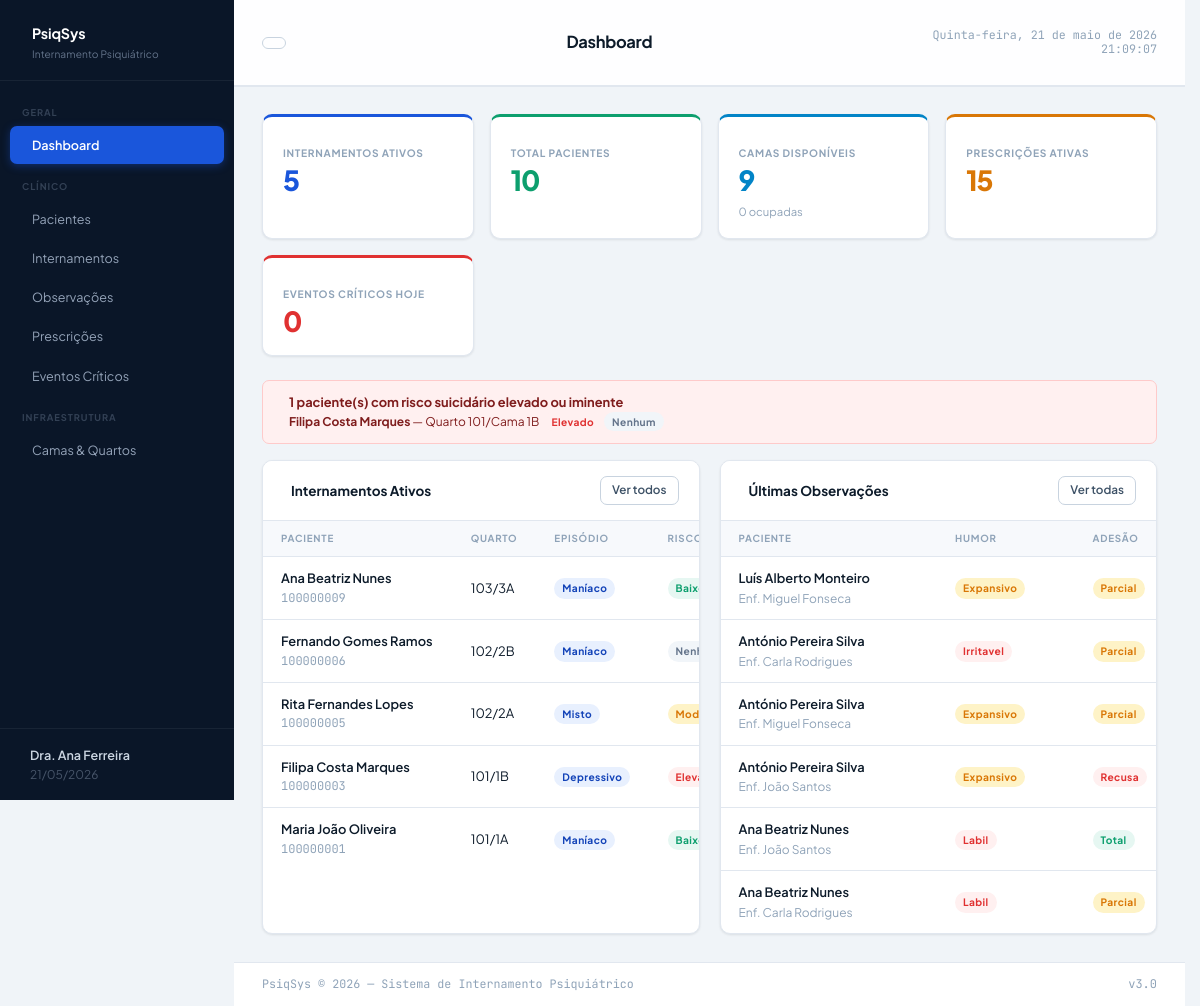
Page /dashboard.php (signed in) on the committed database.
### tables this page shows
CREATE TABLE IF NOT EXISTS INTERNAMENTO (
  id_internamento      INT           NOT NULL AUTO_INCREMENT,
  id_paciente          INT           NOT NULL,
  id_cama              INT           NOT NULL,
  data_admissao        DATETIME      NOT NULL,
  motivo_internamento  TEXT          NOT NULL,
  tipo_episodio        ENUM('maníaco','depressivo','misto','hipomaníaco','nao_especificado')
                       NOT NULL,
  risco_suicidario     ENUM('nenhum','baixo','moderado','elevado','iminente')
                       NOT NULL DEFAULT 'nenhum',
  risco_agressividade  ENUM('nenhum','baixo','moderado','elevado')
                       NOT NULL DEFAULT 'nenhum',
  estado_clinico       ENUM('instavel','estabilizando','estavel','alta_prevista')
                       NOT NULL DEFAULT 'instavel',
  data_alta            DATETIME      NULL
                       COMMENT 'NULL = internamento ativo',
  created_at           TIMESTAMP     NOT NULL DEFAULT CURRENT_TIMESTAMP,
  updated_at           TIMESTAMP     NOT NULL DEFAULT CURRENT_TIMESTAMP
                       ON UPDATE CURRENT_TIMESTAMP,
  PRIMARY KEY (id_internamento),
  CONSTRAINT fk_int_paciente
    FOREIGN KEY (id_paciente) REFERENCES PACIENTE (id_paciente)
    ON UPDATE CASCADE ON DELETE RESTRICT,
  CONSTRAINT fk_int_cama
    FOREIGN KEY (id_cama) REFERENCES CAMA (id_cama)
    ON UPDATE CASCADE ON DELETE RESTRICT,
   
  CONSTRAINT chk_data_alta
    CHECK (data_alta IS NULL OR data_alta > data_admissao)
);

CREATE TABLE IF NOT EXISTS PACIENTE (
  id_paciente      INT          NOT NULL AUTO_INCREMENT,
  nome             VARCHAR(150) NOT NULL,
  data_nascimento  DATE         NOT NULL,
  num_utente       CHAR(9)      NOT NULL,
  contacto         VARCHAR(20)  NULL,
  morada           TEXT         NULL,
  created_at       TIMESTAMP    NOT NULL DEFAULT CURRENT_TIMESTAMP,
  updated_at       TIMESTAMP    NOT NULL DEFAULT CURRENT_TIMESTAMP
                   ON UPDATE CURRENT_TIMESTAMP,
  PRIMARY KEY (id_paciente),
  UNIQUE KEY uk_num_utente (num_utente)
);

CREATE TABLE IF NOT EXISTS QUARTO (
  id_quarto      INT          NOT NULL AUTO_INCREMENT,
  id_servico     INT          NOT NULL,
  numero_quarto  VARCHAR(10)  NOT NULL,
  PRIMARY KEY (id_quarto),
  CONSTRAINT fk_quarto_servico
    FOREIGN KEY (id_servico) REFERENCES SERVICO (id_servico)
    ON UPDATE CASCADE ON DELETE RESTRICT
);

CREATE TABLE IF NOT EXISTS CAMA (
  id_cama       INT          NOT NULL AUTO_INCREMENT,
  id_quarto     INT          NOT NULL,
  numero_cama   VARCHAR(10)  NOT NULL,
  estado        ENUM('disponivel','ocupada','interdita','manutencao')
                NOT NULL DEFAULT 'disponivel',
  PRIMARY KEY (id_cama),
  CONSTRAINT fk_cama_quarto
    FOREIGN KEY (id_quarto) REFERENCES QUARTO (id_quarto)
    ON UPDATE CASCADE ON DELETE RESTRICT
);

CREATE TABLE IF NOT EXISTS OBSERVACAO_COMPORTAMENTAL (
  id_observacao          INT       NOT NULL AUTO_INCREMENT,
  id_internamento        INT       NOT NULL,
  id_profissional        INT       NOT NULL,
  data_hora              DATETIME  NOT NULL,
  humor                  ENUM('eutimico','deprimido','expansivo','irritavel','ansioso','labil')
                         NOT NULL,
  sono                   ENUM('normal','insonia','hipersonia','fragmentado')
                         NOT NULL,
  discurso               ENUM('normal','acelerado','lento','incoerente','mutismo')
                         NOT NULL,
  atividade_psicomotora  ENUM('normal','agitado','retardado','catatónico')
                         NOT NULL,
  delirio                TINYINT   NOT NULL DEFAULT 0
                         COMMENT 'Escala 0-4 (0=ausente, 4=grave)',
  alucinacao             TINYINT   NOT NULL DEFAULT 0
                         COMMENT 'Escala 0-4 (0=ausente, 4=grave)',
  adesao_terapeutica     ENUM('total','parcial','recusa')
                         NOT NULL DEFAULT 'total',
  notas_clinicas         TEXT      NULL,
  PRIMARY KEY (id_observacao),
  CONSTRAINT fk_obs_internamento
    FOREIGN KEY (id_internamento) REFERENCES INTERNAMENTO (id_internamento)
    ON UPDATE CASCADE ON DELETE RESTRICT,
  CONSTRAINT fk_obs_profissional
    FOREIGN KEY (id_profissional) REFERENCES PROFISSIONAL (id_profissional)
    ON UPDATE CASCADE ON DELETE RESTRICT,
  CONSTRAINT chk_delirio
    CHECK (delirio BETWEEN 0 AND 4),
  CONSTRAINT chk_alucinacao
    CHECK (alucinacao BETWEEN 0 AND 4)
);

CREATE TABLE IF NOT EXISTS PROFISSIONAL (
  id_profissional  INT          NOT NULL AUTO_INCREMENT,
  nome             VARCHAR(150) NOT NULL,
  funcao           ENUM('medico','enfermeiro','psicologo','assistente_social','administrativo','ti')
                   NOT NULL,
  num_cedula       VARCHAR(20)  NOT NULL,
  created_at       TIMESTAMP    NOT NULL DEFAULT CURRENT_TIMESTAMP,
  updated_at       TIMESTAMP    NOT NULL DEFAULT CURRENT_TIMESTAMP
                   ON UPDATE CURRENT_TIMESTAMP,
  PRIMARY KEY (id_profissional),
  UNIQUE KEY uk_cedula (num_cedula)
);

### dashboard.php (the view, shortened to what this page needs)
<?php
require_once 'includes/db.php';
require_once 'includes/header.php';
$internamentos_ativos = $pdo->query("SELECT COUNT(*) FROM INTERNAMENTO WHERE data_alta IS NULL")->fetchColumn();
$total_pacientes      = $pdo->query("SELECT COUNT(*) FROM PACIENTE")->fetchColumn();
$camas_disponiveis    = $pdo->query("SELECT COUNT(*) FROM CAMA WHERE estado='disponivel'")->fetchColumn();
$camas_ocupadas       = $pdo->query("SELECT COUNT(*) FROM CAMA WHERE estado='ocupada'")->fetchColumn();
$eventos_hoje         = $pdo->query("SELECT COUNT(*) FROM EVENTO_CRITICO WHERE DATE(data_hora)=CURDATE()")->fetchColumn();
$prescricoes_ativas   = $pdo->query("SELECT COUNT(*) FROM PRESCRICAO WHERE estado='ativa'")->fetchColumn();
$stmt = $pdo->query("SELECT * FROM vw_internamentos_ativos ORDER BY data_admissao DESC LIMIT 10");
$ativos = $stmt->fetchAll();
$riscos = $pdo->query("
    SELECT p.nome, i.risco_suicidario, i.risco_agressividade, i.tipo_episodio,
           q.numero_quarto, c.numero_cama
    FROM INTERNAMENTO i
    JOIN PACIENTE p ON p.id_paciente = i.id_paciente
    JOIN CAMA c ON c.id_cama = i.id_cama
    JOIN QUARTO q ON q.id_quarto = c.id_quarto
    WHERE i.data_alta IS NULL
      AND i.risco_suicidario IN ('elevado','iminente')
    ORDER BY FIELD(i.risco_suicidario,'iminente','elevado') DESC
")->fetchAll();
$obs = $pdo->query("
    SELECT o.data_hora, p.nome AS paciente, pr.nome AS profissional,
           o.humor, o.adesao_terapeutica, o.notas_clinicas
    FROM OBSERVACAO_COMPORTAMENTAL o
    JOIN INTERNAMENTO i ON i.id_internamento = o.id_internamento
    JOIN PACIENTE p ON p.id_paciente = i.id_paciente
    JOIN PROFISSIONAL pr ON pr.id_profissional = o.id_profissional
    ORDER BY o.data_hora DESC LIMIT 6
")->fetchAll();
function risco_badge(string $r): string
{
    $map = [
        'nenhum'   => 'gray',
        'baixo'    => 'green',
        'moderado' => 'amber',
        'elevado'  => 'red',
        'iminente' => 'red',
    ];
    return '<span class="badge badge-' . ($map[$r] ?? 'gray') . '">' . $r . '</span>';
}
function humor_badge(string $h): string
{
    $map = ['eutimico' => 'green', 'deprimido' => 'blue', 'expansivo' => 'amber', 'irritavel' => 'red', 'ansioso' => 'amber', 'labil' => 'red'];
    return '<span class="badge badge-' . ($map[$h] ?? 'gray') . '">' . $h . '</span>';
}
?>
<div class="stats-grid">
    <div class="stat-card blue">
        <div class="stat-label">Internamentos Ativos</div>
        <div class="stat-value"><?= $internamentos_ativos ?></div>
    </div>
    <div class="stat-card green">
        <div class="stat-label">Total Pacientes</div>
        <div class="stat-value"><?= $total_pacientes ?></div>
    </div>
    <div class="stat-card cyan">
        <div class="stat-label">Camas Disponíveis</div>
        <div class="stat-value"><?= $camas_disponiveis ?></div>
        <div class="stat-sub"><?= $camas_ocupadas ?> ocupadas</div>
    </div>
    <div class="stat-card amber">
        <div class="stat-label">Prescrições Ativas</div>
        <div class="stat-value"><?= $prescricoes_ativas ?></div>
    </div>
    <div class="stat-card red">
        <div class="stat-label">Eventos Críticos Hoje</div>
        <div class="stat-value"><?= $eventos_hoje ?></div>
    </div>
</div>
<?php if (!empty($riscos)): ?>
    <div class="alert alert-danger mb-4">
        <div>
            <strong><?= count($riscos) ?> paciente(s) com risco suicidário elevado ou iminente</strong>
            <?php foreach ($riscos as $r): ?>
                <div class="text-sm mt-1">
                    <strong><?= htmlspecialchars($r['nome']) ?></strong> — Quarto <?= $r['numero_quarto'] ?>/Cama <?= $r['numero_cama'] ?>
                    &nbsp;<?= risco_badge($r['risco_suicidario']) ?>&nbsp;<?= risco_badge($r['risco_agressividade']) ?>
                </div>
            <?php endforeach; ?>
        </div>
    </div>
<?php endif; ?>
<div style="display:grid;grid-template-columns:1fr 1fr;gap:20px;">
    <div class="card">
        <div class="card-header">
            <span class="card-title"><i class="ti ti-bed"></i> Internamentos Ativos</span>
            <a href="internamentos.php" class="btn btn-outline btn-sm">Ver todos</a>
        </div>
        <div class="table-wrap">
            <table>
                <thead>
                    <tr>
                        <th>Paciente</th>
                        <th>Quarto</th>
                        <th>Episódio</th>
                        <th>Risco</th>
                    </tr>
                </thead>
                <tbody>
                    <?php foreach ($ativos as $a): ?>
                        <tr>
                            <td>
                                <div class="fw-600"><?= htmlspecialchars($a['paciente']) ?></div>
                                <div class="text-sm text-muted mono"><?= $a['num_utente'] ?></div>
                            </td>
                            <td><?= $a['numero_quarto'] ?>/<?= $a['numero_cama'] ?></td>
                            <td><span class="badge badge-blue"><?= $a['tipo_episodio'] ?></span></td>
                            <td><?= risco_badge($a['risco_suicidario']) ?></td>
                        </tr>
                    <?php endforeach; ?>
                </tbody>
            </table>
        </div>
    </div>
    <div class="card">
        <div class="card-header">
            <span class="card-title"><i class="ti ti-clipboard-list"></i> Últimas Observações</span>
            <a href="observacoes.php" class="btn btn-outline btn-sm">Ver todas</a>
        </div>
        <div class="table-wrap">
            <table>
                <thead>
                    <tr>
                        <th>Paciente</th>
                        <th>Humor</th>
                        <th>Adesão</th>
                    </tr>
                </thead>
                <tbody>
                    <?php foreach ($obs as $o): ?>
                        <tr>
                            <td>
                                <div class="fw-600"><?= htmlspecialchars($o['paciente']) ?></div>
                                <div class="text-sm text-muted"><?= htmlspecialchars($o['profissional']) ?></div>
                            </td>
                            <td><?= humor_badge($o['humor']) ?></td>
                            <td>
                                <?php
                                $am = ['total' => 'green', 'parcial' => 'amber', 'recusa' => 'red'];
                                echo '<span class="badge badge-' . ($am[$o['adesao_terapeutica']] ?? 'gray') . '">' . $o['adesao_terapeutica'] . '</span>';
                                ?>
                            </td>
                        </tr>
                    <?php endforeach; ?>
                </tbody>
            </table>
        </div>
    </div>
</div>
<?php require_once 'includes/footer.php'; ?>

### rows in the picture
internamento: id_paciente.nome "Filipa Costa Marques", quarto.numero_quarto "101", id_cama.numero_cama "1B", risco_suicidario "Elevado Nenhum"
observacao_comportamental: paciente.nome "Luís Alberto Monteiro", id_profissional.nome "Enf. Miguel Fonseca", humor "Expansivo", adesao_terapeutica "Parcial"
observacao_comportamental: paciente.nome "António Pereira Silva", id_profissional.nome "Enf. Carla Rodrigues", humor "Irritavel", adesao_terapeutica "Parcial"
observacao_comportamental: paciente.nome "António Pereira Silva", id_profissional.nome "Enf. Miguel Fonseca", humor "Expansivo", adesao_terapeutica "Parcial"
observacao_comportamental: paciente.nome "António Pereira Silva", id_profissional.nome "Enf. João Santos", humor "Expansivo", adesao_terapeutica "Recusa"
observacao_comportamental: paciente.nome "Ana Beatriz Nunes", id_profissional.nome "Enf. João Santos", humor "Labil", adesao_terapeutica "Total"
observacao_comportamental: paciente.nome "Ana Beatriz Nunes", id_profissional.nome "Enf. Carla Rodrigues", humor "Labil", adesao_terapeutica "Parcial"

### other values in the picture
$_SESSION['currentNome'] "Dra. Ana Ferreira"
$titulo_pagina "Dashboard"
$internamentos_ativos "5"
$total_pacientes "10"
$camas_disponiveis "9"
$camas_ocupadas "0"
$prescricoes_ativas "15"
$eventos_hoje "0"
count($riscos) "1"
$a['paciente'] "Ana Beatriz Nunes"
$a['num_utente'] "100000009"
$a['numero_quarto'] "103"
$a['numero_cama'] "3A"
$a['tipo_episodio'] "Maníaco"
$a['paciente'] "Fernando Gomes Ramos"
